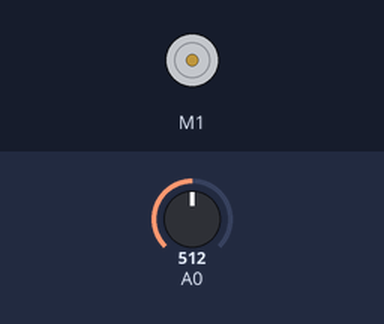
Bench run of a sketch on a simulated Arduino Uno, built with avr-gcc and run on an emulated ATmega328P. Parts: DC motor (green arrow = forward, orange = backward, longer = faster). The test bench sets the inputs (shaded band); at power-on: A0 = 512. What the sketch prints to the serial monitor is not drawn.

Above: at 0.1 s.
At 10.1 s:
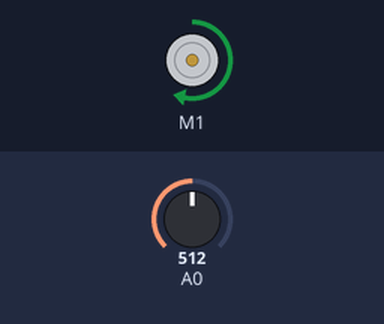
Timing chart, 0 to 41.5 s (numbered marks = the images above):
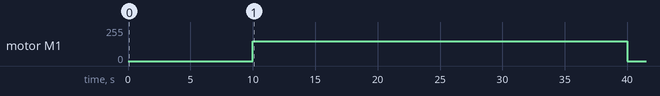

The sketch:

soil_water.ino
```cpp
#include <Wire.h>
#include <Adafruit_MotorShield.h>
#include "utility/Adafruit_MS_PWMServoDriver.h"
Adafruit_MotorShield AFMS = Adafruit_MotorShield();
Adafruit_DCMotor *myMotor = AFMS.getMotor(1);

//350-400 seems a good limit of dry. 1024 = dry, 1 = wet.

void setup() {
  Serial.begin(9600);           // set up Serial library at 9600 bps
  Serial.println("Started.");
pinMode(A0,INPUT);

  AFMS.begin();  // create with the default frequency 1.6KHz
  //AFMS.begin(1000);  // OR with a different frequency, say 1KHz

  // Set the speed to start, from 0 (off) to 255 (max speed)
  myMotor->setSpeed(150);
 // myMotor->run(FORWARD);
  // turn on motor
 // myMotor->run(RELEASE);
}

void loop() {
  delay(10000);
  uint8_t i;
  int soil_n = analogRead(A0);
    if (soil_n>350) {
       for (i=0; i<30; i++) {
            myMotor->run(FORWARD);
            int soil_n = analogRead(A0);
            if (soil_n<350) {
              myMotor->run(RELEASE);
              break;
            }
            delay (1000);
       }
       myMotor->run(RELEASE);
    }
   delay(300000);
}
```

Measured:
- by itself, motor M1: stopped → forward 150/255 at 10.0 s, → stopped 30.0 s later
